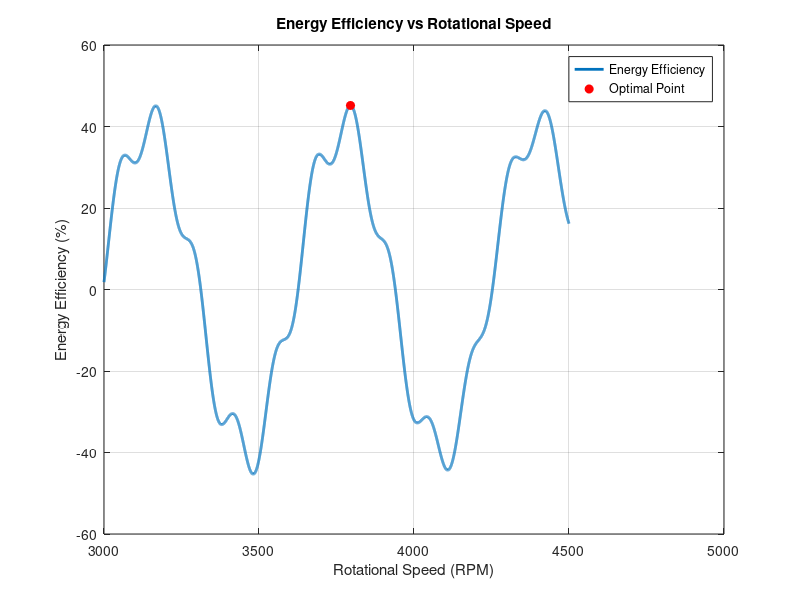

MATLAB code to generate this figure:
clear all
close all
clc
% Define the energy efficiency function E(x)
E = @(x) ((250 ./ (x + 5)) + 5*(1 + 0.4 * exp(-(x - 3500).^2 / (2 * 500^2))) .* sin(0.05 * x) - 5*(30 ./ (1 + (x - 2500).^2)) + 40 * cos(0.01 * x));

% Define the interval for the search (1500 to 5000 RPM)
x_min = 3000;
x_max = 4500;

% fminbnd finds the minimum, so we negate E(x) to maximize it
[x_opt, E_opt] = fminbnd(@(x) -E(x), x_min, x_max);
%[x_opt, E_opt] = fminunc(@(x) -E(x), x0);

% Display the optimal value and corresponding energy efficiency
disp(['Optimal rotational speed (x): ', num2str(x_opt), ' RPM']);
disp(['Maximum energy efficiency (E(x)): ', num2str(-E_opt), '%']);

% Plot the energy efficiency function to visualize the result
x_vals = linspace(x_min, x_max, 10000);
E_vals = E(x_vals);

figure;
plot(x_vals, E_vals, 'LineWidth', 2);
xlabel('Rotational Speed (RPM)');
ylabel('Energy Efficiency (%)');
title('Energy Efficiency vs Rotational Speed');
grid on;
hold on;
plot(x_opt, -E_opt, 'ro', 'MarkerFaceColor', 'r'); % Highlight the optimum point
legend('Energy Efficiency', 'Optimal Point');
